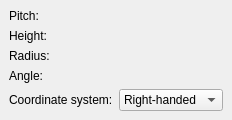
     <widget class="QWidget" name="page8_helix">
      <layout class="QGridLayout" name="_22">
       <property name="leftMargin">
        <number>9</number>
       </property>
       <property name="topMargin">
        <number>9</number>
       </property>
       <property name="rightMargin">
        <number>9</number>
       </property>
       <property name="bottomMargin">
        <number>9</number>
       </property>
       <property name="spacing">
        <number>6</number>
       </property>
       <item row="1" column="0">
        <spacer>
         <property name="orientation">
          <enum>Qt::Vertical</enum>
         </property>
         <property name="sizeHint" stdset="0">
          <size>
           <width>0</width>
           <height>0</height>
          </size>
         </property>
        </spacer>
       </item>
       <item row="0" column="0">
        <layout class="QGridLayout" name="_23">
         <property name="leftMargin">
          <number>0</number>
         </property>
         <property name="topMargin">
          <number>0</number>
         </property>
         <property name="rightMargin">
          <number>0</number>
         </property>
         <property name="bottomMargin">
          <number>0</number>
         </property>
         <property name="spacing">
          <number>6</number>
         </property>
         <item row="2" column="0">
          <widget class="QLabel" name="label_9">
           <property name="text">
            <string>Radius:</string>
           </property>
          </widget>
         </item>
         <item row="0" column="0">
          <widget class="QLabel" name="label_7">
           <property name="text">
            <string>Pitch:</string>
           </property>
          </widget>
         </item>
         <item row="1" column="0">
          <widget class="QLabel" name="label_8">
           <property name="text">
            <string>Height:</string>
           </property>
          </widget>
         </item>
         <item row="3" column="0">
          <widget class="QLabel" name="label_20">
           <property name="text">
            <string>Angle:</string>
           </property>
          </widget>
         </item>
         <item row="4" column="0">
          <widget class="QLabel" name="label_15">
           <property name="text">
            <string>Coordinate system:</string>
           </property>
          </widget>
         </item>
         <item row="4" column="1">
          <widget class="QComboBox" name="helixLocalCS">
           <item>
            <property name="text">
             <string>Right-handed</string>
            </property>
           </item>
           <item>
            <property name="text">
             <string>Left-handed</string>
            </property>
           </item>
          </widget>
         </item>
         <item row="3" column="1">
          <widget class="Gui::QuantitySpinBox" name="helixAngle" native="true">
           <property name="unit" stdset="0">
            <string notr="true">deg</string>
           </property>
           <property name="value" stdset="0">
            <double>0.000000000000000</double>
           </property>
          </widget>
         </item>
         <item row="0" column="1">
          <widget class="Gui::QuantitySpinBox" name="helixPitch" native="true">
           <property name="unit" stdset="0">
            <string notr="true">mm</string>
           </property>
           <property name="value" stdset="0">
            <double>1.000000000000000</double>
           </property>
          </widget>
         </item>
         <item row="1" column="1">
          <widget class="Gui::QuantitySpinBox" name="helixHeight" native="true">
           <property name="unit" stdset="0">
            <string notr="true">mm</string>
           </property>
           <property name="value" stdset="0">
            <double>2.000000000000000</double>
           </property>
          </widget>
         </item>
         <item row="2" column="1">
          <widget class="Gui::QuantitySpinBox" name="helixRadius" native="true">
           <property name="unit" stdset="0">
            <string notr="true">mm</string>
           </property>
           <property name="value" stdset="0">
            <double>1.000000000000000</double>
           </property>
          </widget>
         </item>
        </layout>
       </item>
      </layout>
     </widget>
